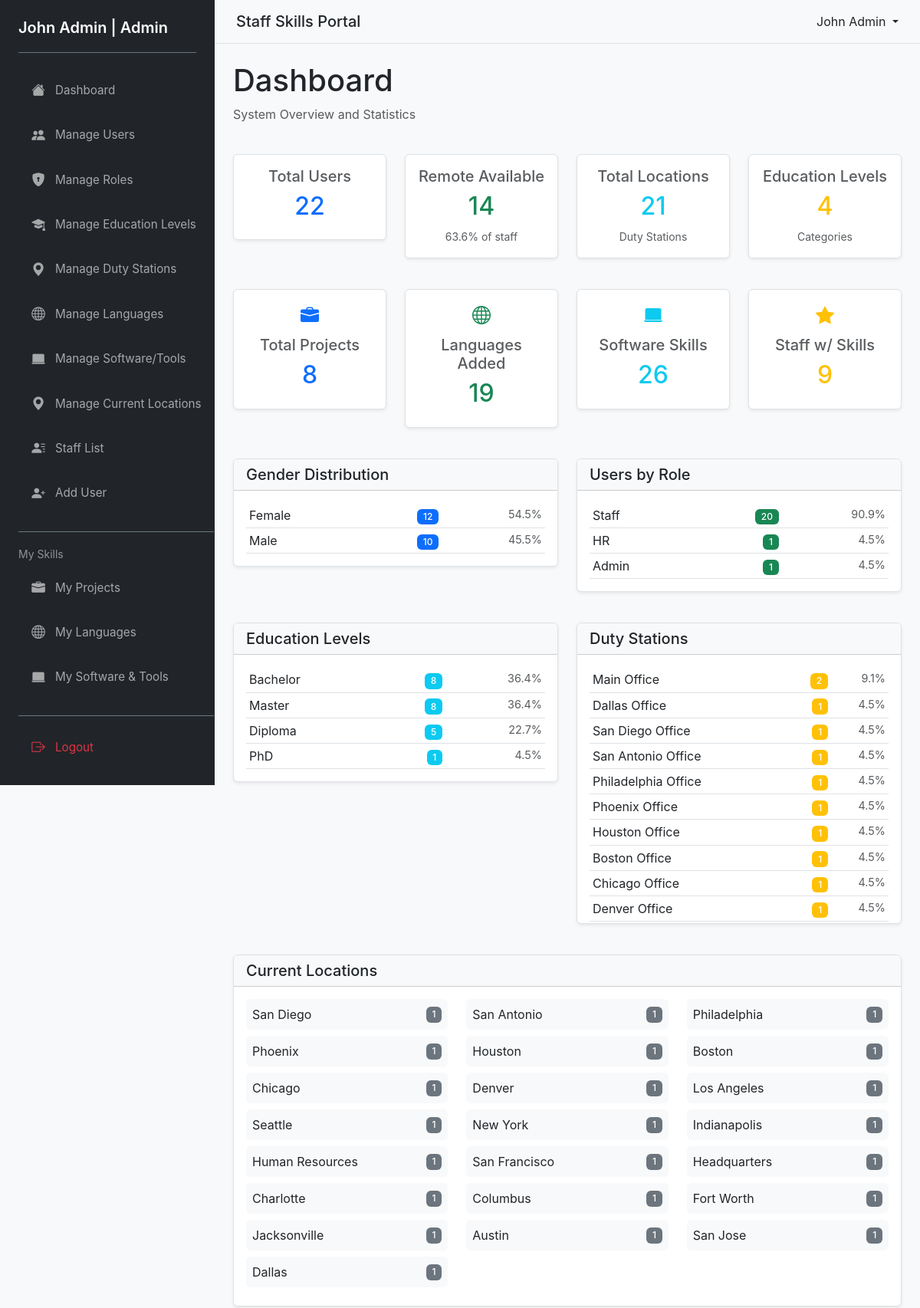
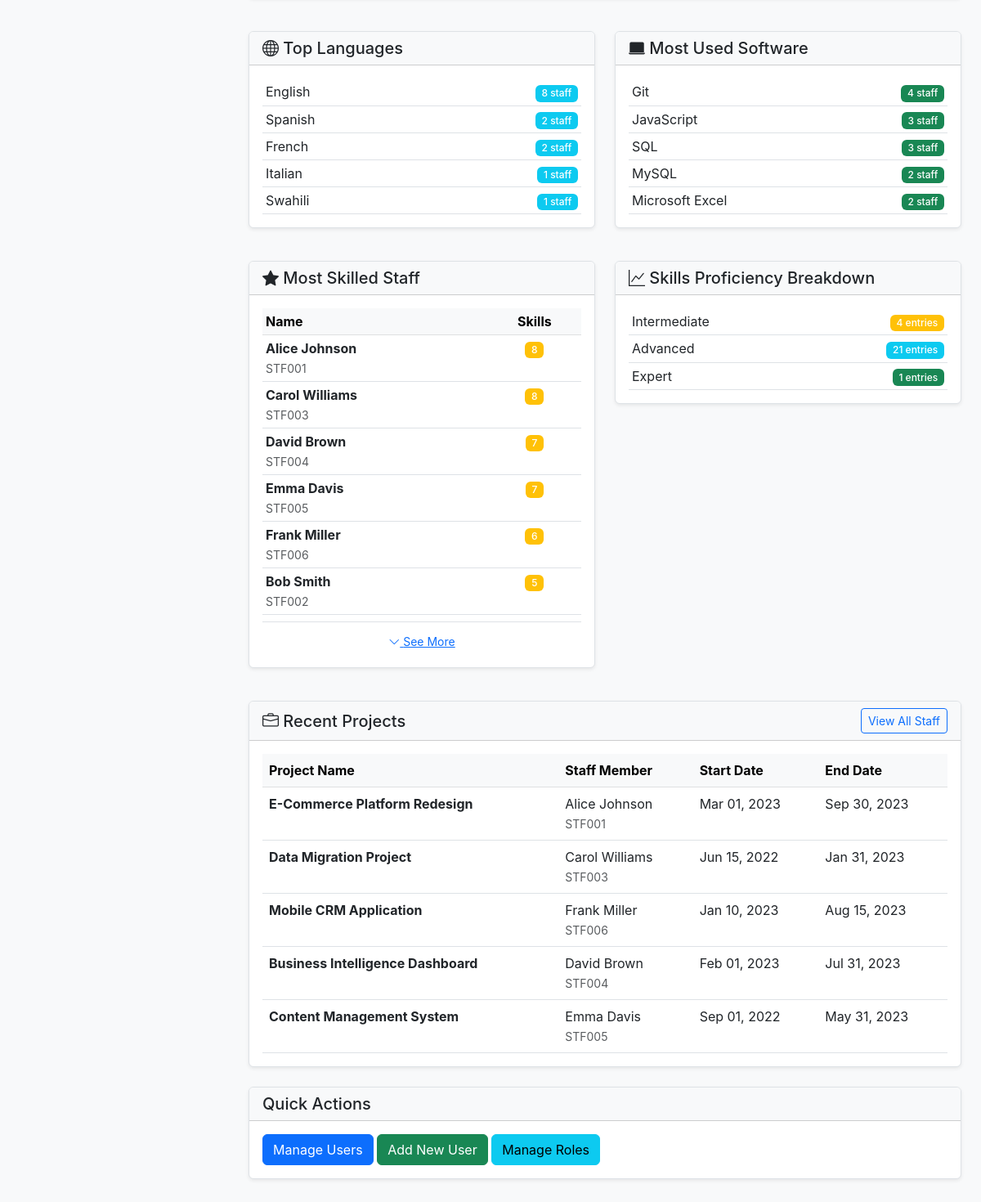
/pages/dashboard.php (signed in), run on the app's committed database (2 pictures, top to bottom).
### tables this page shows
CREATE TABLE IF NOT EXISTS users (
  id INT AUTO_INCREMENT PRIMARY KEY,
  index_number VARCHAR(50) NOT NULL UNIQUE,
  full_names VARCHAR(150) NOT NULL,
  email VARCHAR(120) NOT NULL UNIQUE,
  password VARCHAR(255) NOT NULL,
  role_id INT NOT NULL,
  gender VARCHAR(20),
  current_location VARCHAR(120),
  highest_education VARCHAR(120),
  duty_station VARCHAR(120),
  availability_remote TINYINT(1) DEFAULT 0,
  created_at TIMESTAMP DEFAULT CURRENT_TIMESTAMP,
  FOREIGN KEY (role_id) REFERENCES roles(id) ON DELETE RESTRICT
);

CREATE TABLE IF NOT EXISTS projects (
  id INT AUTO_INCREMENT PRIMARY KEY,
  user_id INT NOT NULL,
  project_name VARCHAR(200) NOT NULL,
  description TEXT,
  technologies_used TEXT,
  start_date DATE,
  end_date DATE,
  role_responsibilities TEXT,
  project_link VARCHAR(255),
  created_at TIMESTAMP DEFAULT CURRENT_TIMESTAMP,
  FOREIGN KEY (user_id) REFERENCES users(id) ON DELETE CASCADE
);

### pages/dashboard.php (the view, shortened to what the rows shown need)
<?php
$pdo = getPDO();
$stats = [];
$stmt = $pdo->prepare('SELECT COUNT(*) as total FROM users');
$stmt->execute();
$stats['total_users'] = $stmt->fetch(PDO::FETCH_ASSOC)['total'];
$stmt = $pdo->prepare('SELECT gender, COUNT(*) as count FROM users WHERE gender IS NOT NULL AND gender != "" GROUP BY gender');
$stmt->execute();
$stats['gender'] = [];
while ($row = $stmt->fetch(PDO::FETCH_ASSOC)) {
    $stats['gender'][$row['gender']] = $row['count'];
}
$stmt = $pdo->prepare('SELECT highest_education, COUNT(*) as count FROM users WHERE highest_education IS NOT NULL AND highest_education != "" GROUP BY highest_education ORDER BY count DESC');
$stmt->execute();
$stats['education'] = [];
while ($row = $stmt->fetch(PDO::FETCH_ASSOC)) {
    $stats['education'][$row['highest_education']] = $row['count'];
}
$stmt = $pdo->prepare('SELECT duty_station, COUNT(*) as count FROM users WHERE duty_station IS NOT NULL AND duty_station != "" GROUP BY duty_station ORDER BY count DESC');
$stmt->execute();
$stats['locations'] = [];
while ($row = $stmt->fetch(PDO::FETCH_ASSOC)) {
    $stats['locations'][$row['duty_station']] = $row['count'];
}
$stmt = $pdo->prepare('SELECT availability_remote, COUNT(*) as count FROM users GROUP BY availability_remote');
$stmt->execute();
$remote_available = 0;
$remote_not_available = 0;
while ($row = $stmt->fetch(PDO::FETCH_ASSOC)) {
    if ($row['availability_remote']) {
        $remote_available = $row['count'];
    } else {
        $remote_not_available = $row['count'];
    }
}
$stats['remote'] = [
    'available' => $remote_available,
    'not_available' => $remote_not_available
];
$stmt = $pdo->prepare('SELECT r.name, COUNT(u.id) as count FROM users u LEFT JOIN roles r ON u.role_id = r.id GROUP BY r.id, r.name ORDER BY count DESC');
$stmt->execute();
$stats['roles'] = [];
while ($row = $stmt->fetch(PDO::FETCH_ASSOC)) {
    $stats['roles'][$row['name']] = $row['count'];
}
$stmt = $pdo->prepare('SELECT current_location, COUNT(*) as count FROM users WHERE current_location IS NOT NULL AND current_location != "" GROUP BY current_location ORDER BY count DESC');
$stmt->execute();
$stats['current_locations'] = [];
while ($row = $stmt->fetch(PDO::FETCH_ASSOC)) {
    $stats['current_locations'][$row['current_location']] = $row['count'];
}
$projects_total = (int)$pdo->query('SELECT COUNT(*) FROM projects')->fetchColumn();
$stats['projects'] = $projects_total;
$languages_total = (int)$pdo->query('SELECT COUNT(*) FROM user_languages')->fetchColumn();
$stats['languages'] = $languages_total;
$software_total = (int)$pdo->query('SELECT COUNT(*) FROM user_software_expertise')->fetchColumn();
$stats['software_expertise'] = $software_total;
$stmt = $pdo->prepare('SELECT l.name, COUNT(*) as count FROM user_languages ul JOIN languages l ON ul.language_id = l.id GROUP BY ul.language_id, l.name ORDER BY count DESC LIMIT 5');
$stmt->execute();
$stats['top_languages'] = [];
while ($row = $stmt->fetch(PDO::FETCH_ASSOC)) {
    $stats['top_languages'][$row['name']] = $row['count'];
}
$stmt = $pdo->prepare('SELECT se.name, COUNT(*) as count FROM user_software_expertise usp JOIN software_expertise se ON usp.software_expertise_id = se.id GROUP BY usp.software_expertise_id, se.name ORDER BY count DESC LIMIT 5');
$stmt->execute();
$stats['top_software'] = [];
while ($row = $stmt->fetch(PDO::FETCH_ASSOC)) {
    $stats['top_software'][$row['name']] = $row['count'];
}
$stmt = $pdo->prepare('SELECT u.id, u.full_names, u.index_number, (
    COALESCE((SELECT COUNT(*) FROM projects WHERE user_id = u.id), 0) +
    COALESCE((SELECT COUNT(*) FROM user_languages WHERE user_id = u.id), 0) +
    COALESCE((SELECT COUNT(*) FROM user_software_expertise WHERE user_id = u.id), 0)
) as total_skills
FROM users u
WHERE (
    COALESCE((SELECT COUNT(*) FROM projects WHERE user_id = u.id), 0) +
    COALESCE((SELECT COUNT(*) FROM user_languages WHERE user_id = u.id), 0) +
    COALESCE((SELECT COUNT(*) FROM user_software_expertise WHERE user_id = u.id), 0)
) > 0
ORDER BY total_skills DESC LIMIT 10');
$stmt->execute();
$stats['most_skilled'] = [];
while ($row = $stmt->fetch(PDO::FETCH_ASSOC)) {
    $stats['most_skilled'][] = $row;
}
$stmt = $pdo->prepare('SELECT p.id, p.project_name, p.start_date, p.end_date, u.full_names, u.index_number FROM projects p JOIN users u ON p.user_id = u.id ORDER BY p.created_at DESC LIMIT 5');
$stmt->execute();
$stats['recent_projects'] = [];
while ($row = $stmt->fetch(PDO::FETCH_ASSOC)) {
    $stats['recent_projects'][] = $row;
}
?>
<?php require_once __DIR__ . '/../includes/header.php'; ?>
<div class="row mb-4">
    <div class="col-md-12">
        <h1>Dashboard</h1>
    </div>
</div>
    <div class="row mb-4">
        <div class="col-md-6 col-lg-3 mb-3">
            <div class="card card-hover">
                <div class="card-body text-center">
                    <h2 class="text-primary"><?php echo $stats['total_users']; ?></h2>
                </div>
            </div>
        </div>
        <div class="col-md-6 col-lg-3 mb-3">
            <div class="card card-hover">
                <div class="card-body text-center">
                    <h2 class="text-success"><?php echo $stats['remote']['available']; ?></h2>
                </div>
            </div>
        </div>
        <div class="col-md-6 col-lg-3 mb-3">
            <div class="card card-hover">
                <div class="card-body text-center">
                    <h2 class="text-info"><?php echo count($stats['locations']); ?></h2>
                </div>
            </div>
        </div>
        <div class="col-md-6 col-lg-3 mb-3">
            <div class="card card-hover">
                <div class="card-body text-center">
                    <h2 class="text-warning"><?php echo count($stats['education']); ?></h2>
                </div>
            </div>
        </div>
    </div>
    <div class="row mb-4">
        <div class="col-md-6 col-lg-3 mb-3">
            <div class="card card-hover">
                <div class="card-body text-center">
                    <h2 class="text-primary"><?php echo $stats['projects']; ?></h2>
                </div>
            </div>
        </div>
        <div class="col-md-6 col-lg-3 mb-3">
            <div class="card card-hover">
                <div class="card-body text-center">
                    <h2 class="text-success"><?php echo $stats['languages']; ?></h2>
                </div>
            </div>
        </div>
        <div class="col-md-6 col-lg-3 mb-3">
            <div class="card card-hover">
                <div class="card-body text-center">
                    <h2 class="text-info"><?php echo $stats['software_expertise']; ?></h2>
                </div>
            </div>
        </div>
        <div class="col-md-6 col-lg-3 mb-3">
            <div class="card card-hover">
                <div class="card-body text-center">
                    <h2 class="text-warning"><?php echo (int)$pdo->query('SELECT COUNT(DISTINCT user_id) FROM (SELECT user_id FROM projects UNION SELECT user_id FROM user_languages UNION SELECT user_id FROM user_software_expertise) as t')->fetchColumn(); ?></h2>
                </div>
            </div>
        </div>
    </div>
    <div class="row mb-4">
        <div class="col-md-6 mb-3">
            <div class="card">
                <div class="card-body">
                    <?php if (!empty($stats['education'])): ?>
                        <table class="table table-sm mb-0">
                            <tbody>
                                <?php foreach ($stats['education'] as $education => $count): ?>
                                    <tr>
                                        <td><?php echo htmlspecialchars($education); ?></td>
                                        <td class="text-end">
                                            <span class="badge bg-info"><?php echo $count; ?></span>
                                        </td>
                                        <td class="text-end text-muted" style="font-size: 0.9em;">
                                            <?php echo round(($count / $stats['total_users']) * 100, 1); ?>%
                                        </td>
                                    </tr>
                                <?php endforeach; ?>
                            </tbody>
                        </table>
                    <?php else: ?>
                        <p class="text-muted mb-0">No data available</p>
                    <?php endif; ?>
                </div>
            </div>
        </div>
    </div>
    <div class="row mb-4">
        <div class="col-md-6 mb-3">
            <div class="card">
                <div class="card-body">
                    <?php if (!empty($stats['most_skilled'])): ?>
                        <table class="table table-sm mb-0">
                            <thead class="table-light">
                                <tr>
                                    <th>Name</th>
                                    <th class="text-center">Skills</th>
                                </tr>
                            </thead>
                            <tbody>
                                <?php $staff_idx = 0; foreach ($stats['most_skilled'] as $staff): ?>
                                    <tr class="<?php echo $staff_idx >= 6 ? 'list-item-hidden' : ''; ?>" data-list-id="dashboard-skilled-staff-list">
                                        <td>
                                            <strong><?php echo htmlspecialchars($staff['full_names']); ?></strong><br>
                                            <small class="text-muted"><?php echo htmlspecialchars($staff['index_number']); ?></small>
                                        </td>
                                        <td class="text-center">
                                            <span class="badge bg-warning"><?php echo $staff['total_skills']; ?></span>
                                        </td>
                                    </tr>
                                <?php $staff_idx++; endforeach; ?>
                            </tbody>
                        </table>
                    <?php else: ?>
                        <p class="text-muted mb-0">No staff with skills yet</p>
                    <?php endif; ?>
                </div>
            </div>
        </div>
    </div>
    <div class="row mb-4">
        <div class="col-md-12">
            <div class="card">
                <div class="card-body">
                    <?php if (!empty($stats['recent_projects'])): ?>
                        <div class="table-responsive">
                            <table class="table table-hover mb-0">
                                <thead class="table-light">
                                    <tr>
                                        <th>Project Name</th>
                                        <th>Staff Member</th>
                                        <th>Start Date</th>
                                        <th>End Date</th>
                                    </tr>
                                </thead>
                                <tbody>
                                    <?php foreach ($stats['recent_projects'] as $proj): ?>
                                        <tr>
                                            <td>
                                                <strong><?php echo htmlspecialchars($proj['project_name']); ?></strong>
                                            </td>
                                            <td>
                                                <?php echo htmlspecialchars($proj['full_names']); ?><br>
                                                <small class="text-muted"><?php echo htmlspecialchars($proj['index_number']); ?></small>
                                            </td>
                                            <td><?php echo $proj['start_date'] ? date('M d, Y', strtotime($proj['start_date'])) : 'N/A'; ?></td>
                                            <td><?php echo $proj['end_date'] ? date('M d, Y', strtotime($proj['end_date'])) : 'In Progress'; ?></td>
                                        </tr>
                                    <?php endforeach; ?>
                                </tbody>
                            </table>
                        </div>
                    <?php else: ?>
                        <p class="text-muted mb-0">No projects added yet</p>
                    <?php endif; ?>
                </div>
            </div>
        </div>
    </div>
</div>
<?php require_once __DIR__ . '/../includes/footer.php'; ?>

### data on the page
users: id "5", ($count/$stats['total_users'])*100 "22.7", full_names "Carol Williams", index_number "STF003", total_skills "8"
users: full_names "Alice Johnson", index_number "STF001", total_skills "8"
users: full_names "David Brown", index_number "STF004", total_skills "7"
users: full_names "Emma Davis", index_number "STF005", total_skills "7"
users: full_names "Frank Miller", index_number "STF006", total_skills "6"
users: full_names "Bob Smith", index_number "STF002", total_skills "5"
projects: project_name "E-Commerce Platform Redesign", user.full_names "Alice Johnson", user.index_number "STF001", start_date "Mar 01, 2023", end_date "Sep 30, 2023"
projects: project_name "Data Migration Project", user.full_names "Carol Williams", user.index_number "STF003", start_date "Jun 15, 2022", end_date "Jan 31, 2023"
projects: project_name "Mobile CRM Application", user.full_names "Frank Miller", user.index_number "STF006", start_date "Jan 10, 2023", end_date "Aug 15, 2023"
projects: project_name "Business Intelligence Dashboard", user.full_names "David Brown", user.index_number "STF004", start_date "Feb 01, 2023", end_date "Jul 31, 2023"
projects: project_name "Content Management System", user.full_names "Emma Davis", user.index_number "STF005", start_date "Sep 01, 2022", end_date "May 31, 2023"

### other printed values
$_SESSION['user']['full_names'] "John Admin"
$_SESSION['user']['role_name'] "Admin"
$stats['total_users'] "22"
$stats['remote']['available'] "14"
count($stats['locations']) "21"
count($stats['education']) "4"
$stats['projects'] "8"
$stats['languages'] "19"
$stats['software_expertise'] "26"
$gender "Female"
$count "12"
$gender "Male"
$count "10"
$role "Staff"
$count "20"
